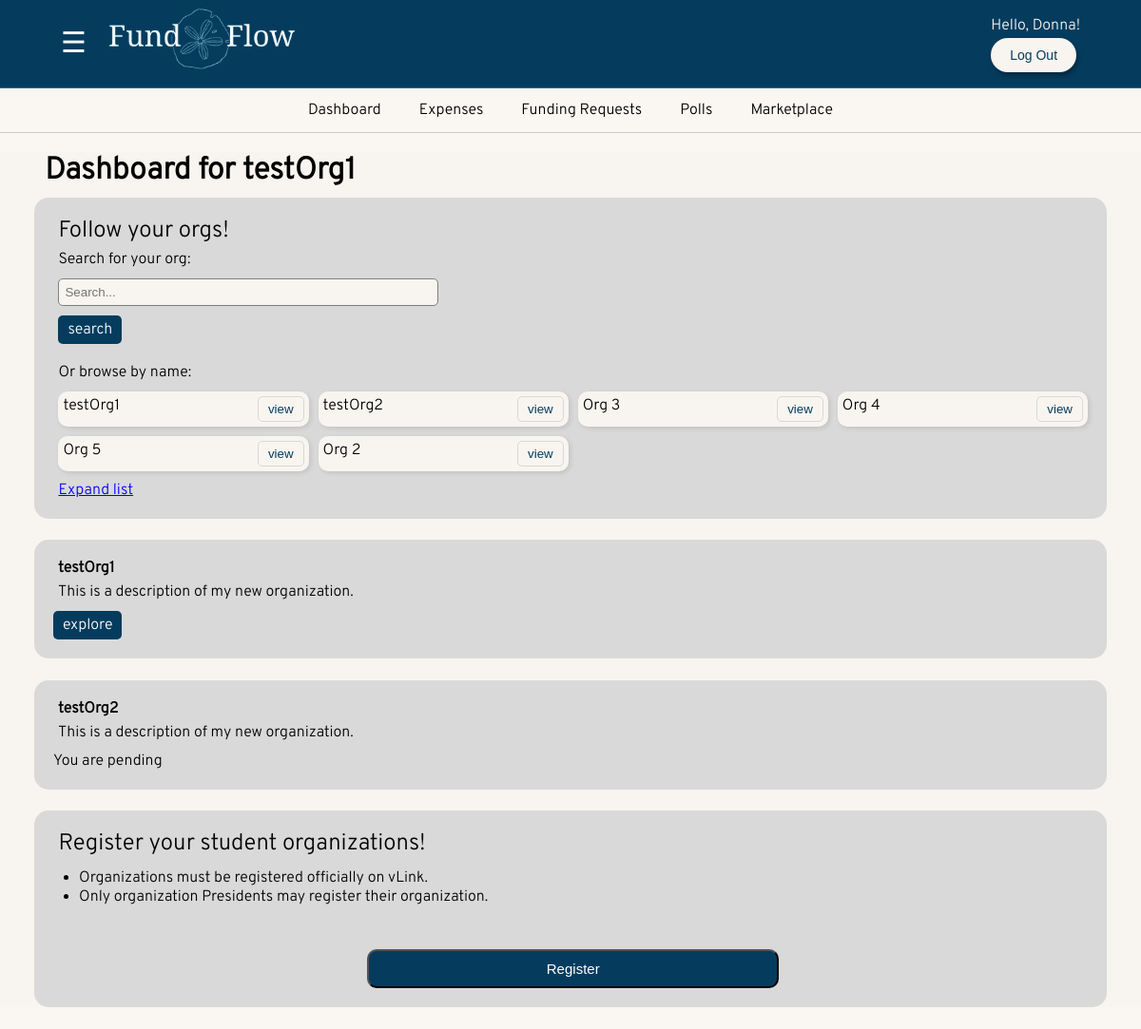
/dashboard/ (signed in), run on an earlier commit of the app's database.
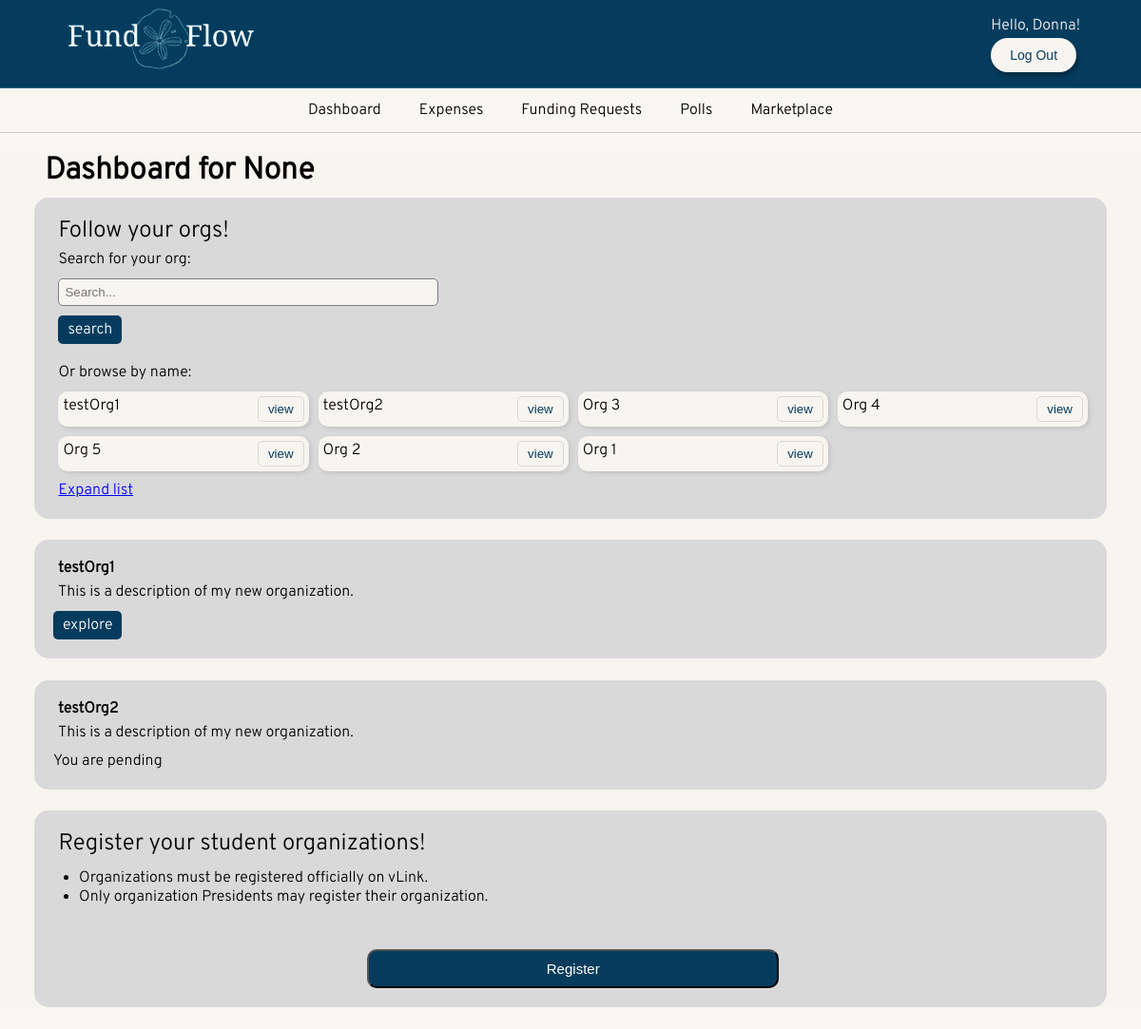
And on a later commit of the database.
### FundFlow/models.py (models this page shows, shortened)
class UserProfile(models.Model):
    USER_TYPES = [
        ('president', 'President'),
        ('treasurer', 'Treasurer'),
        ('member', 'Member')
    ]
    user = models.OneToOneField(
        User, #primary attributes of the default user are: username, password, email, first_name, last_name
        on_delete=models.CASCADE
    )
    user_type = models.CharField(
        max_length=10,
        choices=USER_TYPES
    )
    current_Org=models.ForeignKey(
        'Organization',
        on_delete=models.SET_NULL,  # <- this makes sure UserProfile isn't deleted
        blank=True,
        null=True
    )

class Organization(models.Model):
    name= models.CharField(max_length=255, unique=True)
    description = models.TextField(blank=True, null=True)
    president = models.ForeignKey(User, on_delete=models.CASCADE, related_name='president_of', blank=True, null=True)
    treasurer = models.ForeignKey(User, on_delete=models.SET_NULL ,related_name='treasurer_of', blank=True, null=True)
    members = models.ManyToManyField(User, related_name='organizations', blank=True)
    pending_members = models.ManyToManyField(User, related_name='pending_organizations', blank=True)
    bank_email= models.EmailField(verbose_name='Email Address', unique=False, blank=True, null=True)
    tickets=models.ManyToManyField('CreateTicket', related_name='tickets', blank=True)
    def __str__(self):
        return self.name

### FundFlow/views.py (the view, shortened to what this page needs)
# urls.py: path('dashboard/', views.dashboard_view, name='dashboard'),
@login_required
def dashboard_view(request):
    current_user = request.user
    curProf=UserProfile.objects.get(user=current_user)
    orgs= Organization.objects.all()
    belongsOrgs= Organization.objects.filter(members=current_user)
    pendsOrgs= Organization.objects.filter(pending_members=current_user)
    user_type= curProf.user_type
    print(user_type)
    context = {
        'orgs':orgs,
        'belongsOrgs':belongsOrgs,
        'user_type':user_type,
        'pendsOrgs':pendsOrgs,
        'curProf':curProf
    }
    return render(request, 'dashboard.html', context)

### FundFlow/templates/dashboard.html (shortened to what this page needs)
{% extends 'base.html' %}
{% load crispy_forms_tags %}
{% block content %}
<!DOCTYPE html>
<html lang="en">
<head>
    <link rel="stylesheet" href="https://cdnjs.cloudflare.com/ajax/libs/font-awesome/6.0.0/css/all.min.css">
</head>
<body>
    <main>
        <div class="org-section">
            <label id="get-started">Dashboard for {{curProf.current_Org}}</label>
            <div class="info-container">
                <div class="text-container">
                    <label id="subtitle-label">Follow your orgs!</label>
                    <label for="text-label">Search for your org:</label>
                    <form method="POST" class="join-form">
                        <input type="text" id="text-label" name="seb" placeholder="Search...">
                        <button class="explore explore-btn" name="searchBtn"  >search</button>
                    </form>
                    <p><br>Or browse by name:</p>
                    <div class="org-grid">
                        {% for org in orgs %}
                        <form method="POST" class="join-form">
                            <div class="org-item" btn="org-item" >{{org.name}}<button class="org-btn view-btn" name="org_id" value="{{org.id}}">view</button></div>
                        </form>
                        {% endfor %}
                    </div>
                    <div class="expand" id="expand-btn">Expand list</div>
                </div>
            </div>
            {% for apt in belongsOrgs %}
            <form method="POST" class="join-form">
            <div class="info-container">
                    <div class="apart-of">
                        <div class="show-belong-org-name">{{apt.name}}</div>
                        <div class="show-belong-org-description">
                            {{apt.description}}
                        </div>
                        <button class="explore explore-btn" name="apt_id" value="{{apt.id}}" >explore</button>
                    </div>
            </div>
            </form>
            {% endfor %}
            {% for apt in pendsOrgs %}
            <div class="info-container">
                    <div class="apart-of">
                        <div class="show-belong-org-name ">{{apt.name}}</div>
                        <div class="show-belong-org-description">
                            {{apt.description}}
                        </div>
                        You are pending
                    </div>
            </div>
            {% endfor %}
            <div class = "info-container">
                <div class="text-container">
                    <label id="subtitle-label">Register your student organizations!</label>
                    <ul class="list-text-container">
                        <li>Organizations must be registered officially on vLink.</li>
                        <li>Only organization Presidents may register their organization.</li>
                    </ul>
                    <a href="{% url 'registerorg' %}">
                        <button class="register-btn" >Register</button>
                    </a>
                </div>
            </div>
        </div>
    </main>
</body>
</html>
{% endblock %}

### FundFlow/templates/base.html (shortened to what this page needs)
<!doctype html>
<html lang="en">
  <head>
    {%load static%}
    <link rel="stylesheet" href="{% static 'dashboard.css' %}">
    <link rel="stylesheet" href="{% static 'home.css' %}">
    <link rel="stylesheet" href="{% static 'signUp.css' %}">
    <link rel="stylesheet" href="{% static 'index.css' %}">
    <link rel="stylesheet" href="https://cdnjs.cloudflare.com/ajax/libs/font-awesome/6.0.0/css/all.min.css">
    <link rel="stylesheet" href="{% static 'registerorg.css' %}">
    <link rel="stylesheet" href="{% static 'voting.css' %}">
    <link rel="stylesheet" href="{% static 'expenses.css' %}">
    <link rel="stylesheet" href="{% static 'budgetRev.css' %}">
    <link rel="stylesheet" href="{% static 'manageOrganization.css' %}">
    <link rel="stylesheet" href="{% static 'fundingRequests.css' %}">
    <link rel="stylesheet" href="{% static 'manageMarketplace.css' %}">
    <link rel="stylesheet" href="{% static 'marketplace.css' %}">
    <link rel="stylesheet" href="{% static 'checkout.css' %}">
  </head>
  <body>
    <header class="py-3 mb-4 border-bottom" id="header">
      <div class="header-container">
          {% if user.is_authenticated %}
          {% if user_type == "president" or user_type == "treasurer" %}
          <span id="menu-toggle" class="menu-icon">&#9776;</span>
          {% endif %}
          {% endif %}
          <a href="#" class="d-flex align-items-center link-body-emphasis text-decoration-none">
              <span class="logo">
                  <img src="{% static 'images/FundFlow_logo.png' %}" alt="Logo">
              </span>
          </a>
      </div>
      <div>
        {% if user.is_authenticated %}
        <a class="hello-user"> Hello, {{user.first_name}}! </a>
        <form action="{% url 'logout' %}" method="post">
          <button type="submit" class="logout-btn">Log Out</button>
        </form>
        {% endif %}
      </div>
    </header>
    {% if user.is_authenticated %}
    <nav class="py-2 bg-body-tertiary border-bottom">
        <div class="container d-flex flex-wrap">
            <ul class="nav me-auto">
                <li class="nav-item"><a href="{% url 'dashboard' %}" class="nav-link link-body-emphasis px-2" aria-current="page">Dashboard</a></li>
                <li class="nav-item"><a href="{% url 'expenses' %}" class="nav-link link-body-emphasis px-2">Expenses</a></li>
                <li class="nav-item"><a href="{% url 'fundingRequests' %}" class="nav-link link-body-emphasis px-2">Funding Requests</a></li>
                <li class="nav-item"><a href="{% url 'voting' %}" class="nav-link link-body-emphasis px-2">Polls</a></li>
                <li class="nav-item"><a href="{% url 'marketplace' %}" class="nav-link link-body-emphasis px-2">Marketplace</a></li>
            </ul>
        </div>
    </nav>
    {% endif %}
    <div class="container">
        {% block content %}
        {% endblock %}
    </div>
  </body>
</html>

What changed in the data, as far as the page shows it:
changed UserProfile: current_Org "testOrg1" → "None"; user_type "president" → "member" (drawn)
added Organization: name "Org 1", {{ org.id }} 17 (drawn)
